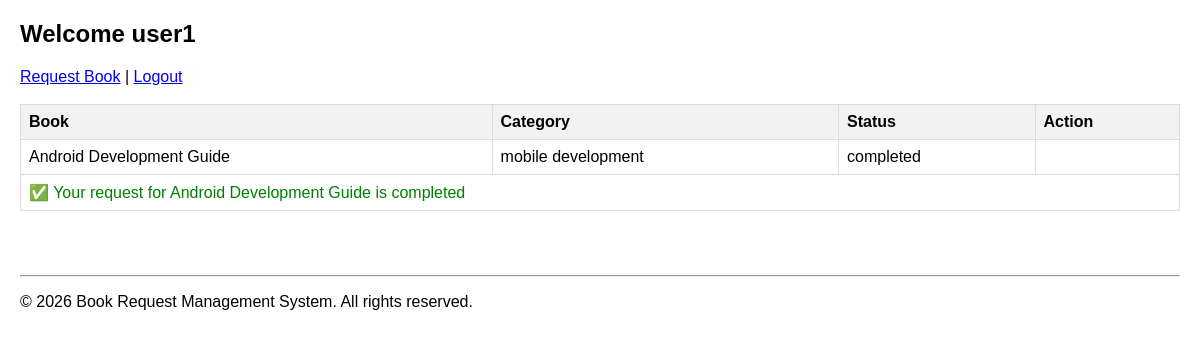
Page /user/dashboard.php (signed in) on the committed database.
### tables this page shows
CREATE TABLE `book_requests` (
  `id` int(11) NOT NULL,
  `user_id` int(11) DEFAULT NULL,
  `book_title` varchar(255) DEFAULT NULL,
  `category` varchar(100) DEFAULT NULL,
  `status` varchar(50) DEFAULT 'pending'
);

### user/dashboard.php (the view, shortened to what this page needs)
<?php
require '../config/db.php';
$stmt = $pdo->prepare("SELECT * FROM book_requests WHERE user_id=?");
$stmt->execute([$_SESSION['user_id']]);
include '../includes/header.php';
?>
<h2>Welcome <?php echo htmlspecialchars($_SESSION['username']); ?></h2>
<a href="request_book.php">Request Book</a> |
<a href="../logout.php">Logout</a><br><br>
<table>
    <tr>
        <th>Book</th><th>Category</th><th>Status</th><th>Action</th>
    </tr>
    <?php foreach ($stmt as $row): ?>
    <tr>
        <td><?php echo htmlspecialchars($row['book_title']); ?></td>
        <td><?php echo htmlspecialchars($row['category']); ?></td>
        <td><?php echo htmlspecialchars($row['status']); ?></td>
        <td>
        </td>
    </tr>
    <?php if ($row['status'] == "completed"): ?>
    <tr><td colspan="4" class="success">✅ Your request for <?php echo htmlspecialchars($row['book_title']); ?> is completed</td></tr>
    <?php endif; ?>
    <?php endforeach; ?>
</table>
<?php include '../includes/footer.php'; ?>

### includes/header.php (style rules this page uses)
body { font-family: Arial, sans-serif; margin: 20px; }
table { border-collapse: collapse; width: 100%; margin-bottom: 20px; }
th, td { border: 1px solid #ddd; padding: 8px; text-align: left; }
th { background-color: #f2f2f2; }
.success { color: green; }

### rows in the picture
book_requests: book_title "Android Development Guide", category "mobile development", status "completed"

### other values in the picture
$_SESSION['username'] "user1"
